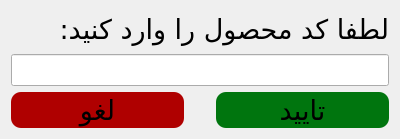
<?xml version="1.0" encoding="UTF-8"?>
<ui version="4.0">
 <class>Dialog</class>
 <widget class="QDialog" name="Dialog">
  <property name="geometry">
   <rect>
    <x>0</x>
    <y>0</y>
    <width>400</width>
    <height>139</height>
   </rect>
  </property>
  <property name="windowTitle">
   <string>Dialog</string>
  </property>
  <layout class="QVBoxLayout" name="verticalLayout">
   <item>
    <widget class="QLabel" name="label">
     <property name="font">
      <font>
       <family>B Nazanin</family>
       <pointsize>20</pointsize>
      </font>
     </property>
     <property name="text">
      <string>لطفا کد محصول را وارد کنید:</string>
     </property>
    </widget>
   </item>
   <item>
    <widget class="QLineEdit" name="ProductCodeEdit">
     <property name="sizePolicy">
      <sizepolicy hsizetype="Expanding" vsizetype="Fixed">
       <horstretch>0</horstretch>
       <verstretch>0</verstretch>
      </sizepolicy>
     </property>
     <property name="font">
      <font>
       <pointsize>15</pointsize>
      </font>
     </property>
    </widget>
   </item>
   <item>
    <layout class="QHBoxLayout" name="horizontalLayout">
     <property name="spacing">
      <number>32</number>
     </property>
     <item>
      <widget class="QPushButton" name="CancelBtn">
       <property name="sizePolicy">
        <sizepolicy hsizetype="Minimum" vsizetype="Preferred">
         <horstretch>0</horstretch>
         <verstretch>0</verstretch>
        </sizepolicy>
       </property>
       <property name="maximumSize">
        <size>
         <width>16777215</width>
         <height>100</height>
        </size>
       </property>
       <property name="font">
        <font>
         <family>B Nazanin</family>
         <pointsize>20</pointsize>
        </font>
       </property>
       <property name="styleSheet">
        <string notr="true">border-radius: 10px;
background-color: rgb(175, 0, 0);</string>
       </property>
       <property name="text">
        <string>لغو</string>
       </property>
      </widget>
     </item>
     <item>
      <widget class="QPushButton" name="NextBtn">
       <property name="sizePolicy">
        <sizepolicy hsizetype="Minimum" vsizetype="Preferred">
         <horstretch>0</horstretch>
         <verstretch>0</verstretch>
        </sizepolicy>
       </property>
       <property name="maximumSize">
        <size>
         <width>16777215</width>
         <height>100</height>
        </size>
       </property>
       <property name="font">
        <font>
         <family>B Nazanin</family>
         <pointsize>20</pointsize>
        </font>
       </property>
       <property name="styleSheet">
        <string notr="true">border-radius: 10px;
background-color: rgb(0, 117, 14);</string>
       </property>
       <property name="text">
        <string>تایید</string>
       </property>
       <property name="autoDefault">
        <bool>true</bool>
       </property>
      </widget>
     </item>
    </layout>
   </item>
  </layout>
 </widget>
 <resources/>
 <connections/>
</ui>
